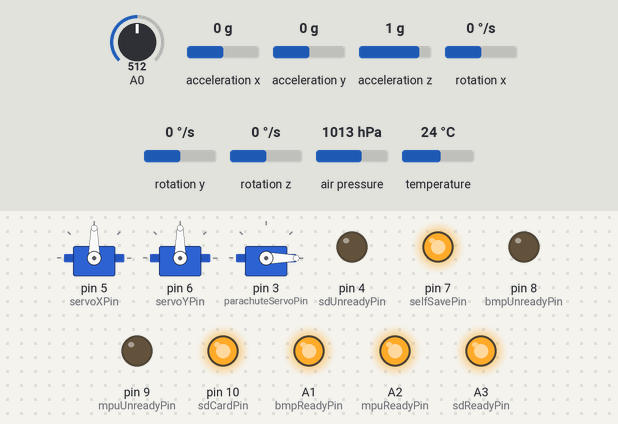
A sketch run on a simulated Arduino Uno, built with avr-gcc and run on an emulated ATmega328P. On the bench: 3 × servo, output pins drawn as LEDs (lit = HIGH). The test bench sets the inputs (shaded band); at power-on: acceleration x 0 g, A0 = 512, acceleration y 0 g, acceleration z 1 g, rotation x 0 °/s, rotation y 0 °/s, rotation z 0 °/s, air pressure 1013 hPa, temperature 24 °C. Storage starts empty; what the sketch prints to the serial monitor is not drawn.

Above: at 1.2 s.
1.3 s: acceleration x set to -1.4 g
At 2.2 s:
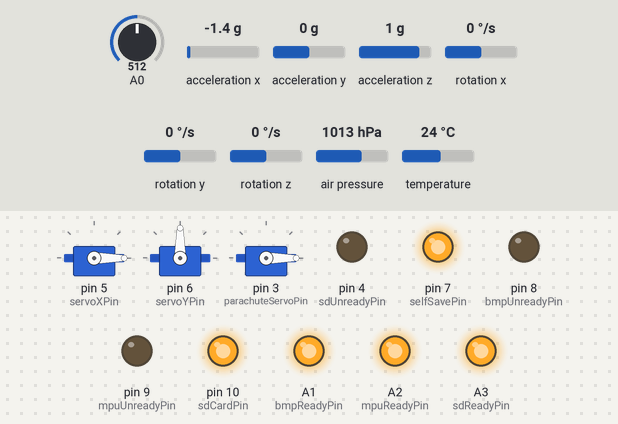
2.9 s: A0 set to 419
4.4 s: A0 set to 399
At 5.6 s:
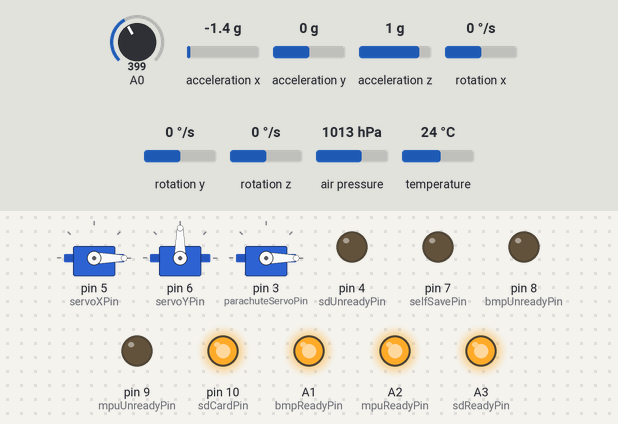
5.9 s: acceleration y set to -1.4 g
At 9.4 s:
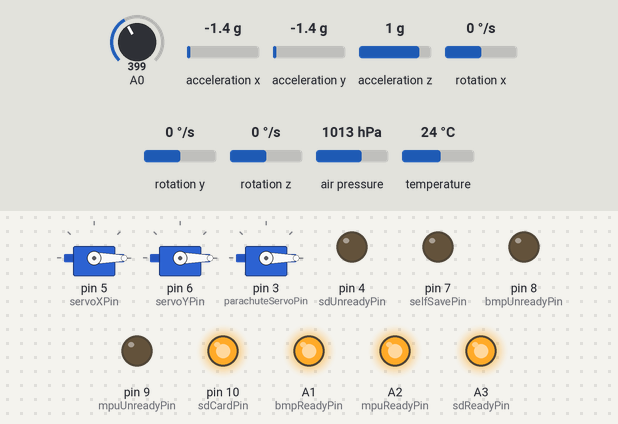
Timing chart, 0 to 18.2 s (numbered marks = the images above; inputs shaded):
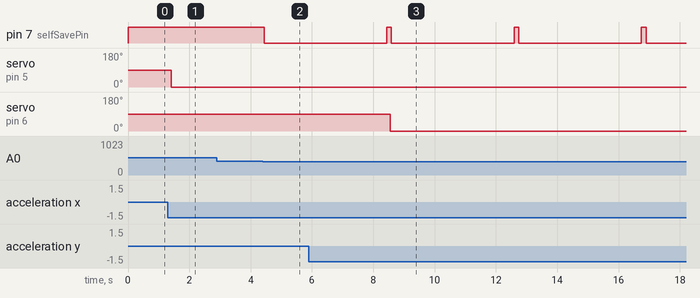

Measured:
- the behaviour switches between 410 and 409 on A0 (found by bisection; images 1 and 2)
- after the input at 1.3 s, servo on pin 5 (servoXPin): 90° → 0° after 0.11 s
- after the input at 2.9 s, every drawn part: stays the same
- after the input at 4.4 s, pin 7 (selfSavePin): HIGH → LOW at once
- after the input at 5.9 s, servo on pin 6 (servoYPin): 90° → 0° after 2.7 s

The sketch:

Rocket_Controller_2.ino
```cpp
//Kütüphaneler
#include <SFE_BMP180.h>  //Basınç ve Sıcaklık Sensörü kütüphanesi
#include <MPU6050.h>    //Eğim ve İvme Sensörü kütüphanesi
#include <Servo.h>     //Servo motor kütüphanesi
#include <SD.h>       //Sd Card Modülü kütüphanesi
#include <SPI.h>     //SPI haberleşme protokolü
#include <Wire.h>

//İsimlendirmeler
MPU6050 MPU;  //Proje boyunca MPU olarak devam edeceğiz
SFE_BMP180 BMP;  //Proje boyunca BMP olarak devam edeceğiz
Servo servoX, servoY, parachuteServo;

//Değişkenkenler
int ring = 0;  //Hesaplama döngüsünü saymak için

//Servo Pinleri
byte servoXPin = 5, servoYPin = 6, parachuteServoPin = 3;

//Kurtarma Sistemi Pini
byte selfSavePin = 7;

//SD CARD Modülü pini
byte sdCardPin = 10;

//Ledlerin Pinleri
byte bmpReadyPin = A1, mpuReadyPin = A2, sdReadyPin = A3;
byte bmpUnreadyPin = 8, mpuUnreadyPin = 9, sdUnreadyPin = 4;

//MPU Eğim Değerleri
int16_t gx, gy, gz; //Sırasıyla x, y ve z eksenlerindeki eğimler

//BMP Basınç ve Yükseklik Değerleri
double p, p0;
double alti, firstAlti, lastAlti, maxAlti;

//Alev Sensörü
short flameValue, range;

//Servo Motor Açı Değerleri
short angleX, angleY;

//Sd Card için Dosya oluşturma
File file;

void setup()
{
    Wire.begin();  //12C iletişim protokülünü başlatıyoruz.
    SPI.begin();
    Serial.begin(115200);

    pinMode(bmpReadyPin, OUTPUT);
    pinMode(mpuReadyPin, OUTPUT);
    pinMode(sdReadyPin, OUTPUT);
    pinMode(bmpUnreadyPin, OUTPUT);
    pinMode(mpuUnreadyPin, OUTPUT);
    pinMode(sdUnreadyPin, OUTPUT);
    pinMode(selfSavePin, OUTPUT);
    digitalWrite(selfSavePin, HIGH);
    servoX.attach(servoXPin);
    servoX.write(90);
    servoY.attach(servoYPin);
    servoY.write(90);
    parachuteServo.attach(parachuteServoPin);
    parachuteServo.write(0);

    BMPTest();
    MPUTest();
    SDCARDTest();

}//end of setup function

void loop()
{
     file = SD.open("test.txt", FILE_WRITE);

     if(file)
     {
         file.print("------------ "); file.print(ring); file.println(". hesaplama döngüsündeyiz ------------");

         if(ring == 0)
         {
              //BMP başlangıç basıncı ve yüksekliğini öğrenme
              p0 = getPressure();
              firstAlti = BMP.altitude(p0, p0);
              file.print(" İlk yükseklik : "); file.println(firstAlti);
         }

         //Birinci senaryo
         //Roket yönlendirmesi
         //Servo ve eğim sensörünün senkranizasyonu

         MPU.getAcceleration(&gx, &gy, &gz);
         angleX = map(gx, -17000, 17000, 0, 180);
         angleY = map(gy, -17000, 17000, 0, 180);
         servoX.write(angleX);
         servoY.write(angleY);
         file.print(" X eksen açısı : "); file.print(angleX);
         file.print(" --- Y eksen açısı : "); file.println(angleY);

         //İkinci senaryo
         //Düşüş sırasında paraşütü açma ve roketin ulaştığı irtifayı ölçme
         //Servo ve Basınç sensörünün senkranizasyonu

         p = getPressure();
         alti = BMP.altitude(p, p0);
         file.print(" Anlık Yükseklik : "); file.println(alti);

         if(alti - lastAlti <= -4)
         {
            p = getPressure();
            alti = BMP.altitude(p, p0);
            file.print(" Anlık Yükseklik : "); file.println(alti);

            if(alti - lastAlti <= -8)
            {
                p = getPressure();
                alti = BMP.altitude(p, p0);
                file.print(" Anlık Yükseklik : "); file.println(alti);

                if(alti - lastAlti <= -12)
                {
                    parachuteServo.write(180);
                    file.println(" Paraşüt açıldı");
                    file.print(" Yükseklik : "); file.println(alti);
                }
                else lastAlti = alti;
            }
            else lastAlti = alti;
         }
         else lastAlti = alti;

         if(alti > maxAlti)
         {
             maxAlti = alti;
             file.print(" Ulaşılan yükseklik : "); file.println(maxAlti);
         }

         //Üçüncü senaryo
         //Yolcu ve ekipmanları kurtarma
         //Alev sensörü ve Kurtarma sistemi senkranizasyonu

         flameValue = analogRead(A0);  //0-1024 arasında bir değer
         range = map(flameValue, 0, 1024, 0, 5);

         if(range == 4)
         {
             digitalWrite(selfSavePin, HIGH);
             file.println(" Alev uzaklığı: çok uzak ");
         }
         else if(range == 3)
         {
             file.println(" Alev uzaklığı: çok ");
             digitalWrite(selfSavePin, HIGH);
         }
         else if(range == 2)
         {
             file.println(" Alev uzaklığı: orta ");
             digitalWrite(selfSavePin, HIGH);
         }
         else
         {
             file.println(" Alev uzaklığı: yakın --- KURTARMA İŞLEMİ BAŞLADI ");
             digitalWrite(selfSavePin, LOW); //Röle aktif oldu
             delay(4000);                    //Barutu patlatana kadar bulaşık teli ısınacak
             digitalWrite(selfSavePin, HIGH);
             file.print(" Yükseklik : "); file.println(alti);
         }
         file.close();
     }
     else
     {
         digitalWrite(sdReadyPin, LOW);
         delay(10);
         digitalWrite(sdUnreadyPin, HIGH);
         delay(500);
         digitalWrite(sdUnreadyPin, LOW);
         delay(500);
         file.close();
     }
     ring++;
     delay(100);
}

double getPressure()
{
     char status;
     double T,P;

     status = BMP.startTemperature();
     if(status != 0)
     {
         delay(status);
         status = BMP.getTemperature(T);
         if(status != 0)
         {
             delay(status);
             status = BMP.startPressure(3);
             if(status != 0)
             {
                 delay(status);
                 status = BMP.getPressure(P,T);
                 if(status != 0)
                 {
                     return(P);
                 }
             }
         }
     }
     else
     {
         file = SD.open("test.txt", FILE_WRITE);
         file.println("Basınç ölçümünde hata");
         file.close();
     }
}//end of getPressure function

bool BMPTest()
{
     //BMP Bağlantı Kontrolü
     if(!BMP.begin())
     {
         digitalWrite(bmpUnreadyPin, HIGH);
         return(0);
     }
     Serial.println("BMP Bağlandı");

     digitalWrite(bmpReadyPin, HIGH);
     return(1);
}

bool SDCARDTest()
{
     //SD CARD Modülü Bağlantı Kontrolü
     if(!SD.begin(sdCardPin))
     {
         digitalWrite(sdUnreadyPin, HIGH);
         return(0);
     }
     Serial.println("SD Bağlandı");
     digitalWrite(sdReadyPin, HIGH);
     return(1);
}

bool MPUTest()
{
     //MPU Bağlantı Kontrolü
     MPU.initialize();
     if(!MPU.testConnection())
     {
         digitalWrite(mpuUnreadyPin, HIGH);
         return(0);
     }
     Serial.println("MPU Bağlandı");
     digitalWrite(mpuReadyPin, HIGH);
     return(1);
}
```
